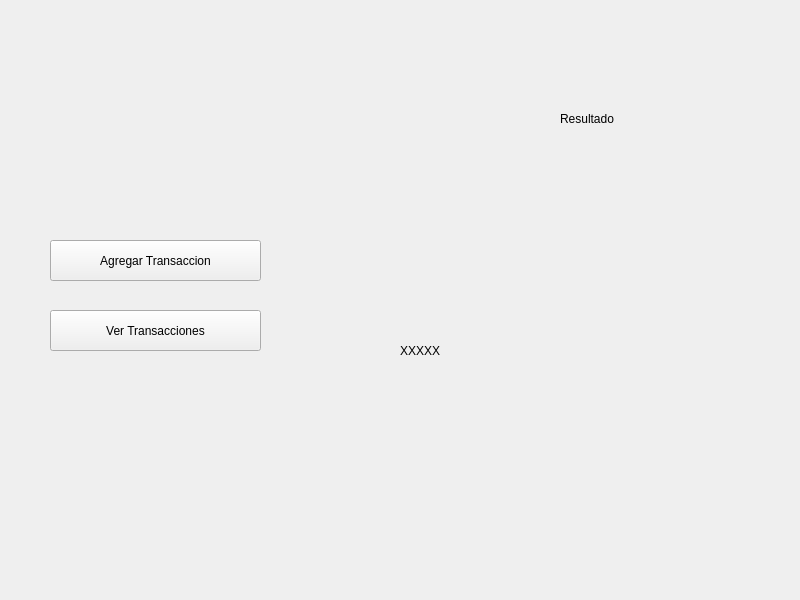
<?xml version="1.0" encoding="UTF-8"?>
<ui version="4.0">
 <class>Widget</class>
 <widget class="QWidget" name="Widget">
  <property name="geometry">
   <rect>
    <x>0</x>
    <y>0</y>
    <width>800</width>
    <height>600</height>
   </rect>
  </property>
  <property name="windowTitle">
   <string>Widget</string>
  </property>
  <widget class="QPushButton" name="pushButton">
   <property name="geometry">
    <rect>
     <x>50</x>
     <y>240</y>
     <width>211</width>
     <height>41</height>
    </rect>
   </property>
   <property name="text">
    <string>Agregar Transaccion</string>
   </property>
  </widget>
  <widget class="QPushButton" name="pushButton_2">
   <property name="geometry">
    <rect>
     <x>50</x>
     <y>310</y>
     <width>211</width>
     <height>41</height>
    </rect>
   </property>
   <property name="text">
    <string>Ver Transacciones</string>
   </property>
  </widget>
  <widget class="QLabel" name="label_2">
   <property name="geometry">
    <rect>
     <x>560</x>
     <y>110</y>
     <width>101</width>
     <height>17</height>
    </rect>
   </property>
   <property name="text">
    <string>Resultado</string>
   </property>
  </widget>
  <widget class="QLabel" name="resultado">
   <property name="geometry">
    <rect>
     <x>400</x>
     <y>200</y>
     <width>391</width>
     <height>301</height>
    </rect>
   </property>
   <property name="text">
    <string>XXXXX</string>
   </property>
  </widget>
 </widget>
 <resources/>
 <connections/>
</ui>
